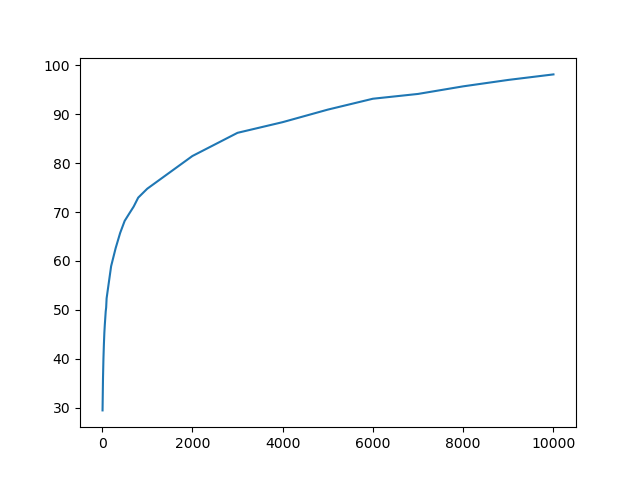

This chart was generated by the following Python code:
from random import shuffle
from matplotlib.pyplot import plot, show

def StalinSort(toSort):
    toSortCopy = toSort.copy()
    previous = 0
    toDelete = []
    for i in range(len(toSortCopy)):
        if previous <= toSortCopy[i]:
            previous = toSortCopy[i]
        else:
            toDelete.append(i)
    toDelete.reverse()
    for i in toDelete:
        del toSortCopy[i]
    return toSortCopy

LengthListStalin = [10, 20, 30, 40, 50, 60, 70, 80, 90, 100, 200, 300, 400, 500, 600, 700, 800, 900, 1000, 2000, 3000, 4000, 5000, 6000, 7000, 8000, 9000, 10000]
ListLengthStalin = []
for j in LengthListStalin:
    LengthStalin = 0
    for i in range(10000):
        liste = [*range(j)]
        shuffle(liste)
        LengthStalin += len(StalinSort(liste))

    ListLengthStalin.append(LengthStalin / 1000)

plot(LengthListStalin, ListLengthStalin)
show()
